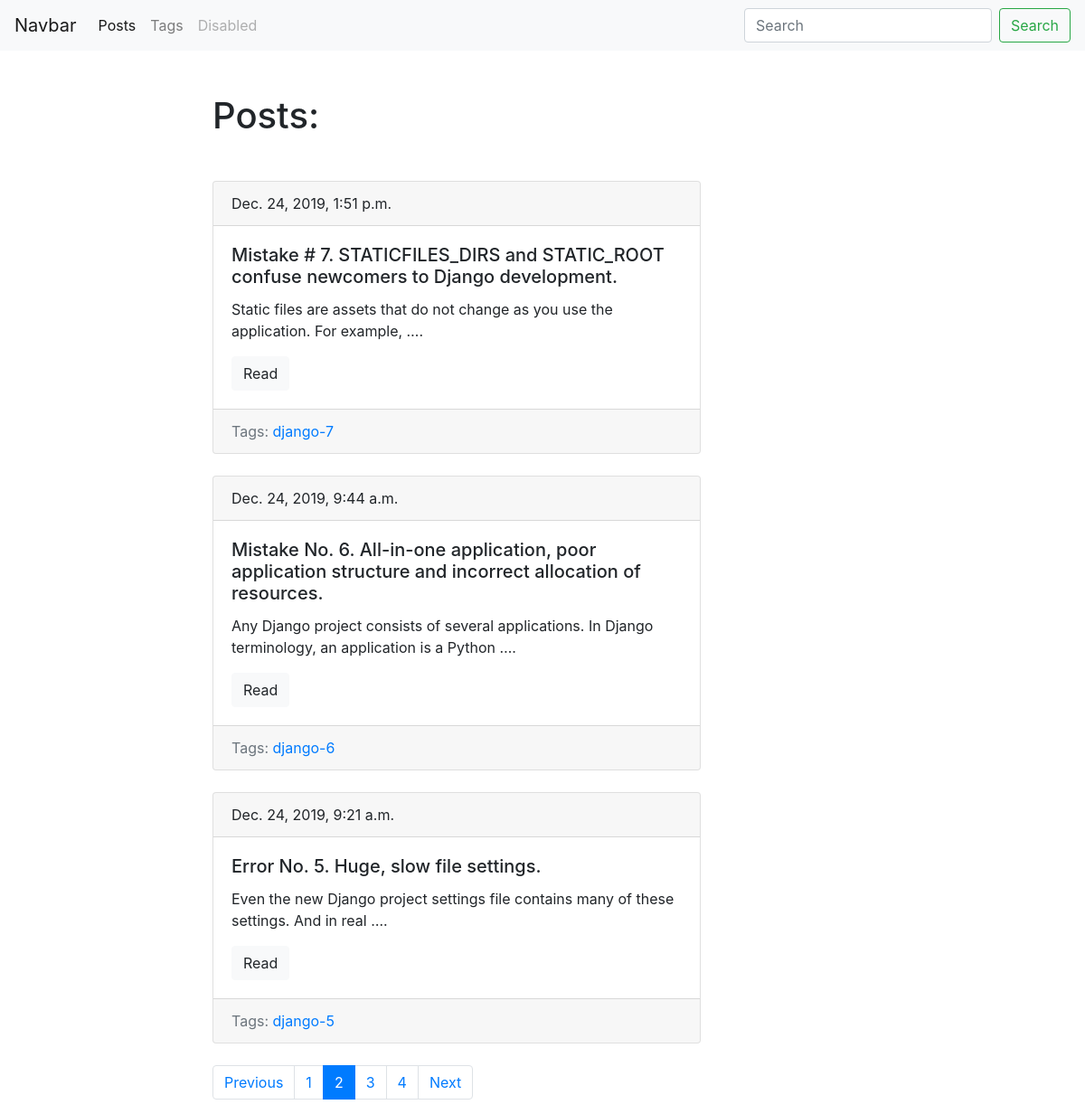
Screenshot of /blog/?page=2 with the database file from the repository.
### blog/models.py (models this page shows, shortened)
class Post(models.Model):
    title = models.CharField(max_length=150, db_index=True)
    slug = models.SlugField(max_length=150, blank=True, unique=True)
    body = models.TextField(blank=True, db_index=True)
    tags = models.ManyToManyField('Tag', blank=True, related_name='posts')
    date_pub = models.DateTimeField(auto_now_add=True)
    def get_absolute_url(self):
        return reverse('post_detail_url', kwargs={'slug': self.slug})
    class Meta:
        ordering = ['-date_pub']

class Tag(models.Model):
    title = models.CharField(max_length=50)
    slug = models.SlugField(max_length=50, unique=True)
    def get_absolute_url(self):
        return reverse('tag_detail_url', kwargs={'slug': self.slug})
    class Meta:
        ordering = ['title']

### blog/views.py (the view)
# urls.py: path('', posts_list, name="posts_list_url"),
def posts_list(request):
    search_query = request.GET.get('search', '')
    if search_query:
        posts = Post.objects.filter(Q(title__icontains=search_query) | Q(body__icontains=search_query))
    else:
        posts = Post.objects.all()
    paginator = Paginator(posts, 3)
    page_number = request.GET.get('page', 1)
    page = paginator.get_page(page_number)
    is_paginated = page.has_other_pages()
    if page.has_previous():
        prev_url = '?page={}' .format(page.previous_page_number())
    else:
        prev_url = ''
    if page.has_next():
        next_url = '?page={}' .format(page.next_page_number())
    else:
        next_url = ''
    context = {
        'page_object': page,
        'is_paginated': is_paginated,
        'prev_url': prev_url,
        'next_url': next_url,
    }
    return render(request, 'blog/index.html', context)

### blog/templates/blog/index.html (shortened to what this page needs)
{% extends 'blog/base_blog.html' %}
{% block content %}
    <h1 class="mb-5">Posts:</h1>
     {% for post in page_object.object_list %}
     {% include 'blog/includes/post_card_template.html' %}
     {% endfor %}
{% endblock %}

### blog/templates/blog/includes/post_card_template.html
<div class="card mb-4">
    <div class="card-header">
      {{ post.date_pub }}
    </div>
    <div class="card-body">
      <h5 class="card-title">{{ post.title }}</h5>
      <p class="card-text">{{ post.body|truncatewords:15 }}.</p>
      <a href="{{ post.get_absolute_url }}" class="btn btn-light">Read</a>
    </div>
    <div class="card-footer text-muted">
        Tags:
        {% for tag in post.tags.all %}
            <a href="{{ tag.get_absolute_url }}">{{ tag.title }}</a>
        {% endfor %}
    </div>
  </div>

### rows the page displays
Post: date_pub "Dec. 24, 2019, 1:51 p.m.", title "Mistake # 7. STATICFILES_DIRS and STATIC_ROOT confuse newcomers to Django development.", body "Static files are assets that do not change as you use the application. For example, …"
Tag: title "django-7"
Post: date_pub "Dec. 24, 2019, 9:44 a.m.", title "Mistake No. 6. All-in-one application, poor application structure and incorrect allocation of resources.", body "Any Django project consists of several applications. In Django terminology, an application is a Python …"
Tag: title "django-6"
Post: date_pub "Dec. 24, 2019, 9:21 a.m.", title "Error No. 5. Huge, slow file settings.", body "Even the new Django project settings file contains many of these settings. And in real …"
Tag: title "django-5"

### other values shown
{{ n }} "1" "3" "4"
{{ n }} "2"
